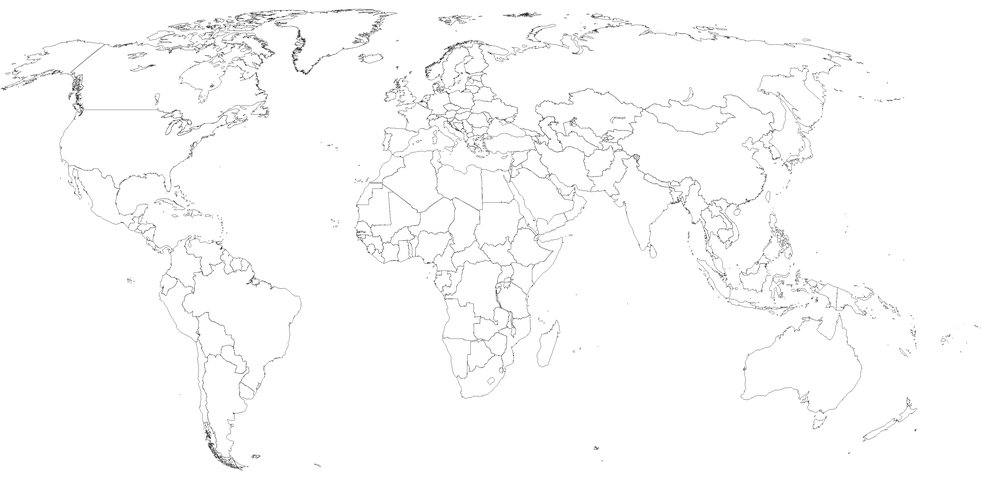
#> input picture src/03_mark-coords/world_v08_binary+edited.png, 1000 x 496 px, shrunk from 4500 x 2234 before the run
$ python makeMark.py
#> lines starting #> are read from the running program, lines starting #| are printed output that depends on the picture; after the words box and inside, x2 and y2 are one past the last pixel; in counts of white or black regions, pixels touching at a corner belong together
#!/usr/bin/env python3

import cv2
import numpy as np
from matplotlib import pyplot as plt
import sys

r_color=100
g_color=100
b_color=100
x_coord=100
y_coord=100
seed_pt = (int(x_coord), int(y_coord))
color=(int(b_color), int(g_color), int(r_color))

img = cv2.imread('./world_v08_binary+edited.png', cv2.IMREAD_COLOR)
#> img is the input picture: shape (496, 1000, 3); min 0, max 255, mean 251.3
h, w = img.shape[:2]
#> h = 496; w = 1000
mask = np.zeros((h+2, w+2), np.uint8)
pts=[
        (100, 100),
        (100, 100),
        ]


flooded = img.copy()
mask[:] = 0
flags = 4
flags |= cv2.FLOODFILL_FIXED_RANGE
cv2.floodFill(flooded, mask, seed_pt, color, (100,)*3, (255,)*3, flags)
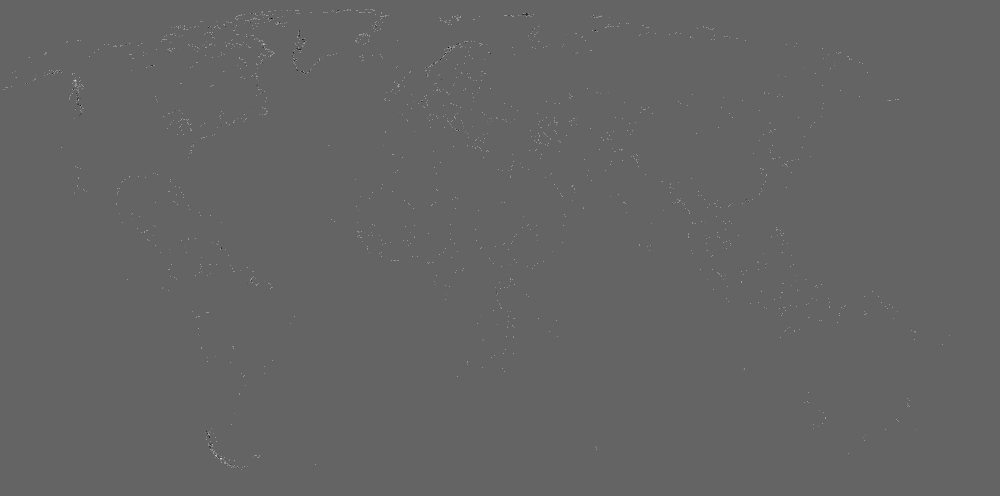
#> flooded: shape (496, 1000, 3); min 0, max 210, mean 100.2
for pt in pts:
    cv2.circle(flooded, pt,  5, (0, 0, 255), 1)
    cv2.circle(flooded, pt, 10, (0, 0, 255), 2)
    cv2.circle(flooded, pt, 30, (0, 0, 255), 3)
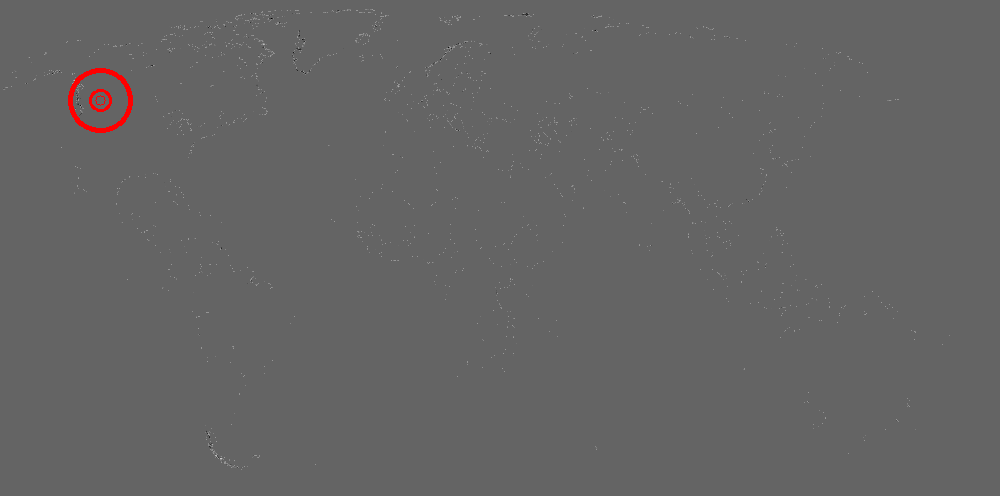
#> flooded: shape (496, 1000, 3); 0.23% of pixels changed, all inside (x1, y1, x2, y2) = (68, 68, 133, 133)
cv2.imwrite('./out.png', flooded)
